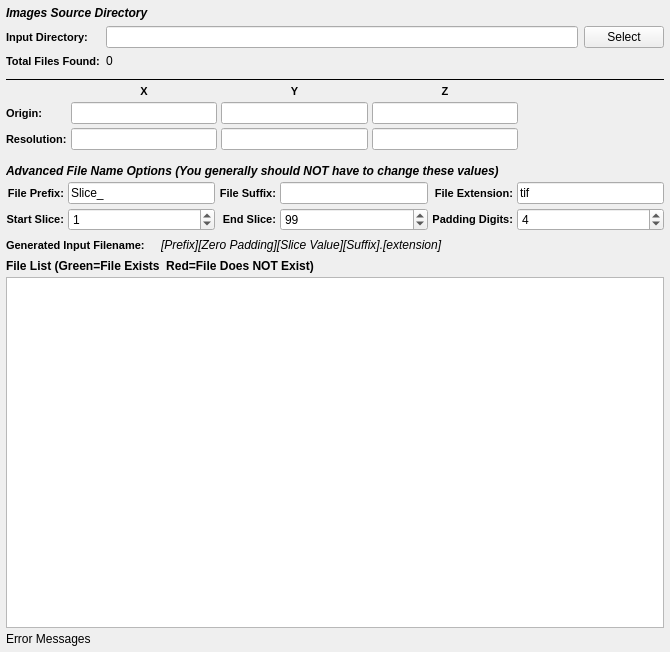
<?xml version="1.0" encoding="UTF-8"?>
<ui version="4.0">
 <class>ImportImagesAsVectorWidget</class>
 <widget class="QWidget" name="ImportImagesAsVectorWidget">
  <property name="geometry">
   <rect>
    <x>0</x>
    <y>0</y>
    <width>670</width>
    <height>652</height>
   </rect>
  </property>
  <property name="windowTitle">
   <string>Form</string>
  </property>
  <property name="title" stdset="0">
   <string>Image Stack Import</string>
  </property>
  <layout class="QGridLayout" name="gridLayout_3">
   <property name="leftMargin">
    <number>6</number>
   </property>
   <property name="topMargin">
    <number>0</number>
   </property>
   <property name="rightMargin">
    <number>6</number>
   </property>
   <property name="bottomMargin">
    <number>6</number>
   </property>
   <property name="spacing">
    <number>4</number>
   </property>
   <item row="6" column="0">
    <layout class="QGridLayout" name="gridLayout_20">
     <item row="1" column="0">
      <widget class="QLabel" name="label_50">
       <property name="styleSheet">
        <string notr="true">QLabel {
font-weight: bold;
font-size: 11px;
}</string>
       </property>
       <property name="text">
        <string>Start Slice:</string>
       </property>
       <property name="alignment">
        <set>Qt::AlignRight|Qt::AlignTrailing|Qt::AlignVCenter</set>
       </property>
      </widget>
     </item>
     <item row="1" column="1">
      <widget class="QSpinBox" name="m_StartIndex">
       <property name="minimumSize">
        <size>
         <width>75</width>
         <height>0</height>
        </size>
       </property>
       <property name="toolTip">
        <string>Which file index to start the import at.</string>
       </property>
       <property name="maximum">
        <number>1000000</number>
       </property>
       <property name="value">
        <number>1</number>
       </property>
      </widget>
     </item>
     <item row="1" column="2">
      <widget class="QLabel" name="label_51">
       <property name="styleSheet">
        <string notr="true">QLabel {
font-weight: bold;
font-size: 11px;
}</string>
       </property>
       <property name="text">
        <string>End Slice:</string>
       </property>
       <property name="alignment">
        <set>Qt::AlignRight|Qt::AlignTrailing|Qt::AlignVCenter</set>
       </property>
      </widget>
     </item>
     <item row="1" column="3">
      <widget class="QSpinBox" name="m_EndIndex">
       <property name="minimumSize">
        <size>
         <width>75</width>
         <height>0</height>
        </size>
       </property>
       <property name="toolTip">
        <string>The file index to stop the import at. (Inclusive)</string>
       </property>
       <property name="maximum">
        <number>1000000</number>
       </property>
       <property name="value">
        <number>99</number>
       </property>
      </widget>
     </item>
     <item row="1" column="4">
      <widget class="QLabel" name="label_21">
       <property name="styleSheet">
        <string notr="true">QLabel {
font-weight: bold;
font-size: 11px;
}</string>
       </property>
       <property name="text">
        <string>Padding Digits:</string>
       </property>
       <property name="alignment">
        <set>Qt::AlignRight|Qt::AlignTrailing|Qt::AlignVCenter</set>
       </property>
      </widget>
     </item>
     <item row="1" column="5">
      <widget class="QSpinBox" name="m_TotalDigits">
       <property name="toolTip">
        <string>The number of digits to allow for the slice index.</string>
       </property>
       <property name="value">
        <number>4</number>
       </property>
      </widget>
     </item>
     <item row="0" column="0">
      <widget class="QLabel" name="label_32">
       <property name="styleSheet">
        <string notr="true">QLabel {
font-weight: bold;
font-size: 11px;
}</string>
       </property>
       <property name="text">
        <string>File Prefix:</string>
       </property>
       <property name="alignment">
        <set>Qt::AlignRight|Qt::AlignTrailing|Qt::AlignVCenter</set>
       </property>
      </widget>
     </item>
     <item row="0" column="1">
      <widget class="QLineEdit" name="m_FilePrefix">
       <property name="toolTip">
        <string>The front part of the input file name</string>
       </property>
       <property name="text">
        <string>Slice_</string>
       </property>
      </widget>
     </item>
     <item row="0" column="2">
      <widget class="QLabel" name="label_13">
       <property name="styleSheet">
        <string notr="true">QLabel {
font-weight: bold;
font-size: 11px;
}</string>
       </property>
       <property name="text">
        <string>File Suffix:</string>
       </property>
       <property name="alignment">
        <set>Qt::AlignRight|Qt::AlignTrailing|Qt::AlignVCenter</set>
       </property>
      </widget>
     </item>
     <item row="0" column="3">
      <widget class="QLineEdit" name="m_FileSuffix">
       <property name="toolTip">
        <string>The part of the filename that comes AFTER the slice index</string>
       </property>
      </widget>
     </item>
     <item row="0" column="4">
      <widget class="QLabel" name="label_56">
       <property name="styleSheet">
        <string notr="true">QLabel {
font-weight: bold;
font-size: 11px;
}</string>
       </property>
       <property name="text">
        <string>File Extension:</string>
       </property>
       <property name="alignment">
        <set>Qt::AlignRight|Qt::AlignTrailing|Qt::AlignVCenter</set>
       </property>
      </widget>
     </item>
     <item row="0" column="5">
      <widget class="QLineEdit" name="m_FileExt">
       <property name="toolTip">
        <string>The file extension of the input files</string>
       </property>
       <property name="text">
        <string>tif</string>
       </property>
      </widget>
     </item>
    </layout>
   </item>
   <item row="5" column="0">
    <widget class="QLabel" name="label_58">
     <property name="styleSheet">
      <string notr="true">QLabel 
{
	font-style: italic;font-weight: bold;
font-size: 12px;
}</string>
     </property>
     <property name="text">
      <string>Advanced File Name Options (You generally should NOT have to change these values)</string>
     </property>
    </widget>
   </item>
   <item row="4" column="0">
    <layout class="QGridLayout" name="gridLayout_2">
     <property name="bottomMargin">
      <number>10</number>
     </property>
     <item row="2" column="0">
      <widget class="QLabel" name="label_2">
       <property name="styleSheet">
        <string notr="true">QLabel {
font-weight: bold;
font-size: 11px;
}</string>
       </property>
       <property name="text">
        <string>Resolution:</string>
       </property>
      </widget>
     </item>
     <item row="1" column="0">
      <widget class="QLabel" name="label">
       <property name="styleSheet">
        <string notr="true">QLabel {
font-weight: bold;
font-size: 11px;
}</string>
       </property>
       <property name="text">
        <string>Origin:</string>
       </property>
      </widget>
     </item>
     <item row="2" column="3">
      <widget class="QLineEdit" name="zRes"/>
     </item>
     <item row="1" column="2">
      <widget class="QLineEdit" name="yOrigin"/>
     </item>
     <item row="1" column="3">
      <widget class="QLineEdit" name="zOrigin"/>
     </item>
     <item row="2" column="2">
      <widget class="QLineEdit" name="yRes"/>
     </item>
     <item row="2" column="1">
      <widget class="QLineEdit" name="xRes"/>
     </item>
     <item row="1" column="1">
      <widget class="QLineEdit" name="xOrigin"/>
     </item>
     <item row="0" column="1">
      <widget class="QLabel" name="label_3">
       <property name="styleSheet">
        <string notr="true">QLabel {
font-weight: bold;
font-size: 11px;
}</string>
       </property>
       <property name="text">
        <string>X</string>
       </property>
       <property name="alignment">
        <set>Qt::AlignCenter</set>
       </property>
      </widget>
     </item>
     <item row="0" column="2">
      <widget class="QLabel" name="label_4">
       <property name="styleSheet">
        <string notr="true">QLabel {
font-weight: bold;
font-size: 11px;
}</string>
       </property>
       <property name="text">
        <string>Y</string>
       </property>
       <property name="alignment">
        <set>Qt::AlignCenter</set>
       </property>
      </widget>
     </item>
     <item row="0" column="3">
      <widget class="QLabel" name="label_6">
       <property name="styleSheet">
        <string notr="true">QLabel {
font-weight: bold;
font-size: 11px;
}</string>
       </property>
       <property name="text">
        <string>Z</string>
       </property>
       <property name="alignment">
        <set>Qt::AlignCenter</set>
       </property>
      </widget>
     </item>
     <item row="0" column="4" rowspan="3">
      <spacer name="horizontalSpacer">
       <property name="orientation">
        <enum>Qt::Horizontal</enum>
       </property>
       <property name="sizeHint" stdset="0">
        <size>
         <width>40</width>
         <height>20</height>
        </size>
       </property>
      </spacer>
     </item>
    </layout>
   </item>
   <item row="3" column="0">
    <widget class="Line" name="line_9">
     <property name="frameShadow">
      <enum>QFrame::Plain</enum>
     </property>
     <property name="orientation">
      <enum>Qt::Horizontal</enum>
     </property>
    </widget>
   </item>
   <item row="0" column="0">
    <layout class="QGridLayout" name="widgetLayout">
     <property name="topMargin">
      <number>6</number>
     </property>
     <property name="bottomMargin">
      <number>6</number>
     </property>
     <property name="spacing">
      <number>6</number>
     </property>
     <item row="0" column="0" colspan="3">
      <widget class="QLabel" name="label_5">
       <property name="styleSheet">
        <string notr="true">QLabel 
{
	font-style: italic;font-weight: bold;
font-size: 12px;
}</string>
       </property>
       <property name="text">
        <string>Images Source Directory</string>
       </property>
      </widget>
     </item>
     <item row="1" column="0">
      <widget class="QLabel" name="label_29">
       <property name="toolTip">
        <string>The directory that contains the .ang or .ctf files</string>
       </property>
       <property name="styleSheet">
        <string notr="true">QLabel {
font-weight: bold;
font-size: 11px;
}</string>
       </property>
       <property name="text">
        <string>Input Directory:</string>
       </property>
      </widget>
     </item>
     <item row="1" column="1">
      <widget class="QFSDropLineEdit" name="m_InputDir"/>
     </item>
     <item row="1" column="2">
      <widget class="QPushButton" name="m_InputDirBtn">
       <property name="text">
        <string>Select</string>
       </property>
      </widget>
     </item>
     <item row="2" column="0">
      <widget class="QLabel" name="label_47">
       <property name="styleSheet">
        <string notr="true">QLabel {
font-weight: bold;
font-size: 11px;
}</string>
       </property>
       <property name="text">
        <string>Total Files Found:</string>
       </property>
      </widget>
     </item>
     <item row="2" column="1">
      <widget class="QLabel" name="m_TotalSlices">
       <property name="text">
        <string>0</string>
       </property>
      </widget>
     </item>
    </layout>
   </item>
   <item row="10" column="0">
    <widget class="QLabel" name="m_ErrorMessage">
     <property name="text">
      <string>Error Messages</string>
     </property>
    </widget>
   </item>
   <item row="9" column="0">
    <widget class="QListWidget" name="m_FileListView">
     <property name="sizePolicy">
      <sizepolicy hsizetype="Expanding" vsizetype="MinimumExpanding">
       <horstretch>0</horstretch>
       <verstretch>0</verstretch>
      </sizepolicy>
     </property>
     <property name="toolTip">
      <string>The list of files that will be imported in the order they will be imported into the HDF5 Ebsd File</string>
     </property>
    </widget>
   </item>
   <item row="8" column="0">
    <widget class="QLabel" name="label_57">
     <property name="font">
      <font>
       <weight>75</weight>
       <italic>false</italic>
       <bold>true</bold>
      </font>
     </property>
     <property name="text">
      <string>File List (Green=File Exists  Red=File Does NOT Exist)</string>
     </property>
    </widget>
   </item>
   <item row="7" column="0">
    <layout class="QHBoxLayout" name="_6">
     <item>
      <widget class="QLabel" name="label_17">
       <property name="styleSheet">
        <string notr="true">QLabel {
font-weight: bold;
font-size: 11px;
}</string>
       </property>
       <property name="text">
        <string>Generated Input Filename:</string>
       </property>
      </widget>
     </item>
     <item>
      <spacer name="horizontalSpacer_24">
       <property name="orientation">
        <enum>Qt::Horizontal</enum>
       </property>
       <property name="sizeType">
        <enum>QSizePolicy::Fixed</enum>
       </property>
       <property name="sizeHint" stdset="0">
        <size>
         <width>12</width>
         <height>20</height>
        </size>
       </property>
      </spacer>
     </item>
     <item>
      <widget class="QLabel" name="m_GeneratedFileNameExample">
       <property name="font">
        <font>
         <italic>true</italic>
        </font>
       </property>
       <property name="text">
        <string>[Prefix][Zero Padding][Slice Value][Suffix].[extension]</string>
       </property>
      </widget>
     </item>
     <item>
      <spacer name="horizontalSpacer_25">
       <property name="orientation">
        <enum>Qt::Horizontal</enum>
       </property>
       <property name="sizeHint" stdset="0">
        <size>
         <width>40</width>
         <height>20</height>
        </size>
       </property>
      </spacer>
     </item>
    </layout>
   </item>
  </layout>
 </widget>
 <customwidgets>
  <customwidget>
   <class>QFSDropLineEdit</class>
   <extends>QLineEdit</extends>
   <header location="global">QFSDropLineEdit.h</header>
  </customwidget>
 </customwidgets>
 <resources/>
 <connections/>
</ui>
